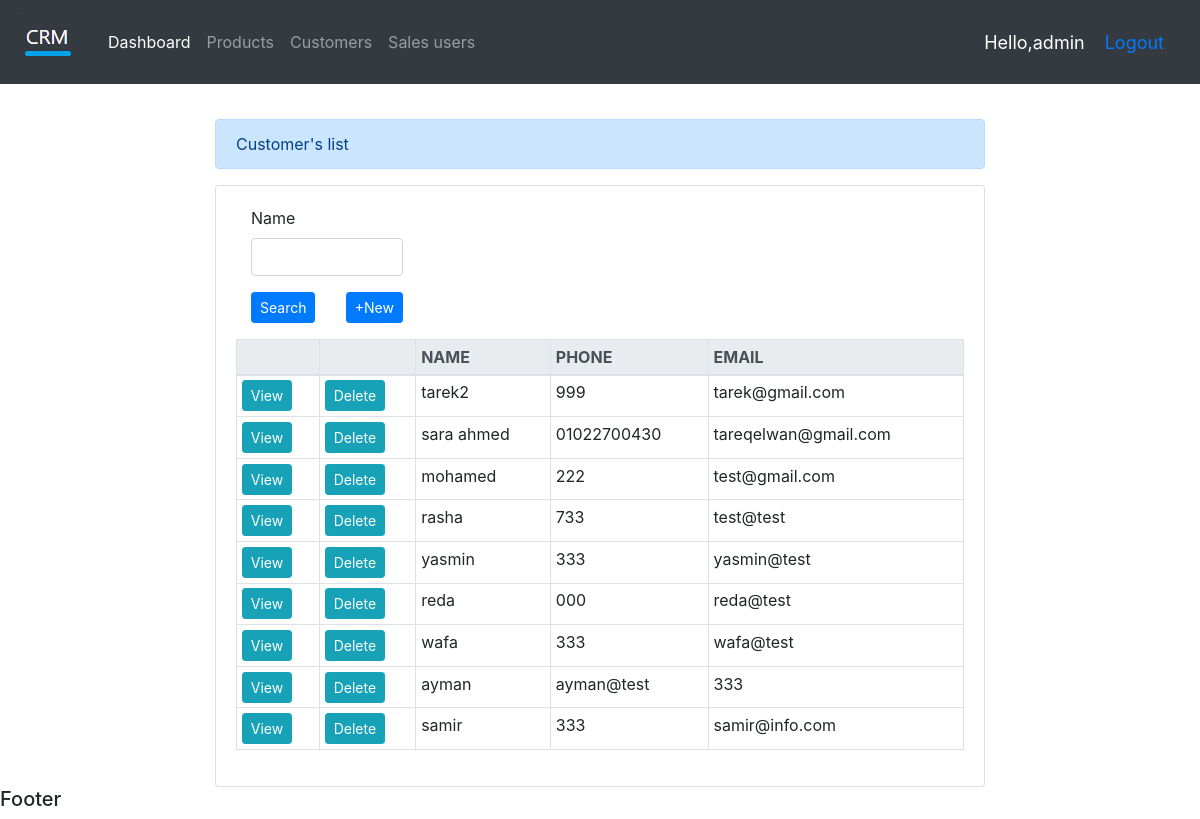
Before: /list_customer/ (signed in) with the older database file.
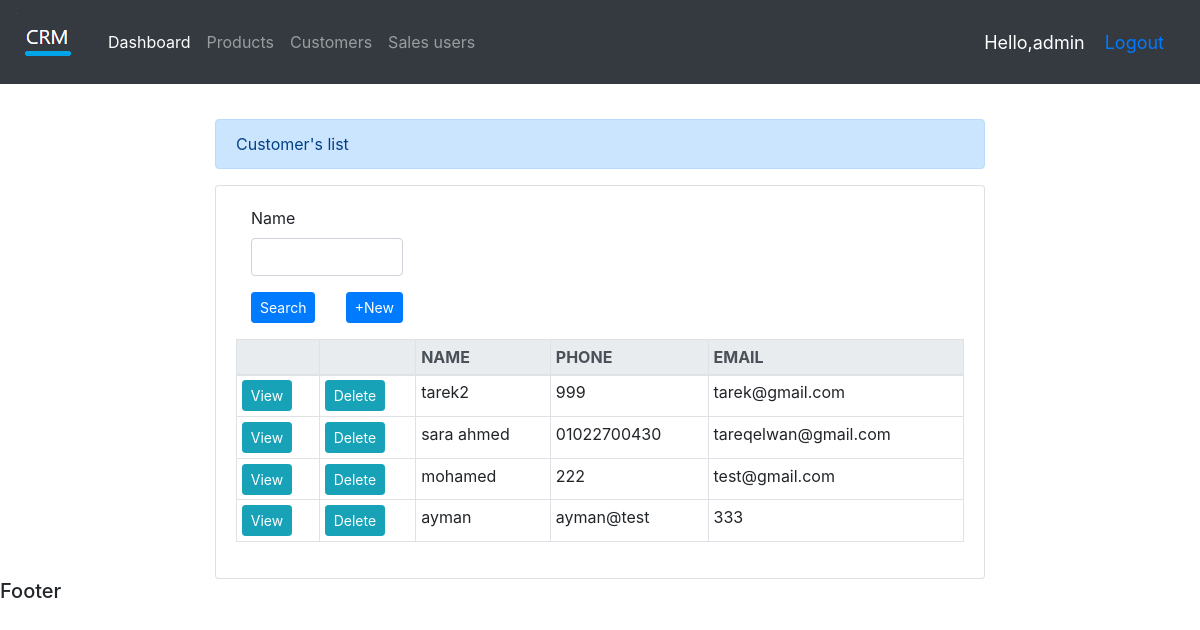
After: the same page with the newer database file.
### accounts/models.py (models this page shows, shortened)
class Customer(models.Model):
    name = models.CharField(max_length=200)
    phone = models.CharField(max_length=200)
    email = models.CharField(max_length=200)
    date_created = models.DateTimeField(auto_now_add=True,null=True)

### accounts/views.py (the view)
# urls.py: path('list_customer/', views.list_customer,name="list_customer"),
@login_required(login_url='login')
def list_customer(request):
    customers=Customer.objects.all()
    total_customers=customers.count()
    customer_filter = CustomerFilter(request.GET,queryset=customers)
    customers = customer_filter.qs
    context={'customers':customers,'total_customers':total_customers,'customer_filter':customer_filter,}
    return render(request,'accounts/list_customer.html',context)

### accounts/templates/accounts/list_customer.html
{%  extends 'accounts/main.html' %}
{% load static %}
{% load crispy_forms_tags %}
{% block content %}
<div class="container col-md-8" style="margin-top:35px;">
    <div class="alert alert-primary" role="alert">
        Customer's list
    </div>
    <div class="card card-body col-md-12">
    <form class="form-group col-md-3" method="get">
        {{customer_filter.form.name|as_crispy_field}}
        <button class="btn btn-primary btn-sm float-left" type="submit">Search </button>
        <a class="btn btn-primary btn-sm float-right" href="{% url 'create_customer' %}">+New</a>
    </form>
    <table class="table table-sm col-md-12 table-hover table-bordered">
        <thead class="thead-light">
            <tr>
                <th></th>
                <th></th>
                <th>NAME</th>
                <th>PHONE</th>
                <th>EMAIL</th>
            </tr>
        </thead>
        {% for customer in customers %}
        <tr>
            <td><a class="btn btn-sm btn-info" href="{% url 'update_customer' customer.id %}">View</a></td>
            <td><a class="btn btn-sm btn-info" href="{% url 'delete_customer' customer.id %}">Delete</a></td>
            <td>{{customer.name}}</td>
            <td>{{customer.phone}}</td>
            <td>{{customer.email}}</td>
        </tr>
        {% endfor %}
    </table>
</div>
</div>
{% endblock %}

### accounts/templates/accounts/main.html (shortened to what this page needs)
{% load static %}
<!DOCTYPE html>
<html>
    <head>
        <link rel="stylesheet" href="https://stackpath.bootstrapcdn.com/bootstrap/4.1.3/css/bootstrap.min.css">
    </head>
    <body>
        {% include 'accounts/navbar.html' %}
        {% block content %}
        {% endblock%}
        <h5>Footer</h5>
    </body>
</html>

### accounts/templates/accounts/navbar.html (shortened to what this page needs)
{% load static %}
<nav class="navbar navbar-expand-lg navbar-dark bg-dark">
    <a class="navbar-brand" href="#"><img src="{% static 'images/logo.png' %}"></a>
    <div class="collapse navbar-collapse" id="navbarNav">
      <ul class="navbar-nav">
        <li class="nav-item active">
          <a class="nav-link" href="{% url 'home' %}">Dashboard</a>
        </li>
        <li class="nav-item">
          <a class="nav-link" href="{% url 'products' %}">Products</a>
        </li>
        <li class="nav-item">
          <a class="nav-link" href="{% url 'list_customer' %}">Customers</a>
        </li>
        <li class="nav-item">
          <a class="nav-link" href="{% url 'su_list' %}">Sales users</a>
        </li>
      </ul>
    </div>
    <span class="login">Hello,{{request.user}}</span>
    <span class="login"><a href="{% url 'logout' %}">Logout</a></span>
</nav>

### accounts/templates/accounts/navbar.html (style rules this page uses)
.login { font-size: 18px; color: #fff; margin-right: 20px; }

Changed rows visible on the page:
removed Customer: name "rasha", phone "733", email "test@test"
removed Customer: name "yasmin", phone "333", email "yasmin@test"
removed Customer: name "reda", phone "000", email "reda@test"
removed Customer: name "wafa", phone "333", email "wafa@test"
removed Customer: name "samir", phone "333", email "samir@info.com"
